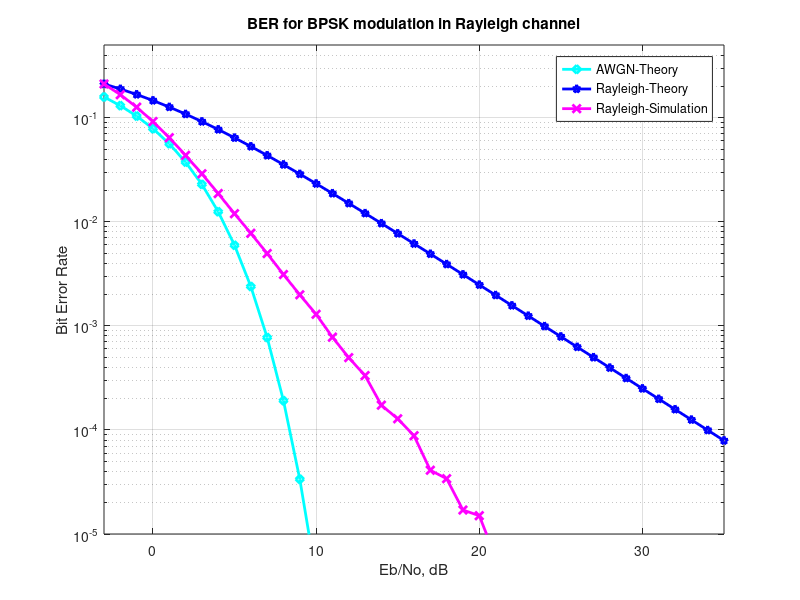

MATLAB code for this plot:
clc;
clear all;
close all;


clear
N = 10^6 % number of bits or symbols

% Transmitter
ip = rand(1,N)>0.5; % generating 0,1 with equal probability
s = 2*ip-1; % BPSK modulation 0 -> -1; 1 -> 0 

 
Eb_N0_dB = [-3:35]; % multiple Eb/N0 values

for ii = 1:length(Eb_N0_dB)
   
   n = 1/sqrt(2)*[randn(1,N) + j*randn(1,N)]; % white gaussian noise, 0dB variance 
   %h = 1/sqrt(2)*[randn(1,N) + j*randn(1,N)]; 
   x_1 = [randn(1,N) ]; 
   x_2 = [randn(1,N) ];
   h = sqrt(x_1.^2+x_2.^2);% Rayleigh channel
   % Channel and noise Noise addition
   y = h.*s + 10^(-Eb_N0_dB(ii)/10)*n; 

   % equalization
   yHat = y./h;

   % receiver - hard decision decoding
   %ipHat = real(yHat)>0;
   ipHat = real(y)>0;
   % counting the errors
   nErr(ii) = size(find([ip- ipHat]),2);

end

simBer = nErr/N; % simulated ber
theoryBerAWGN = 0.5*erfc(sqrt(10.^(Eb_N0_dB/10))); % theoretical ber
EbN0Lin = 10.^(Eb_N0_dB/10);
theoryBer = 0.5.*(1-sqrt(EbN0Lin./(EbN0Lin+1)));

% plot
close all
figure
semilogy(Eb_N0_dB,theoryBerAWGN,'cd-','LineWidth',2);
hold on
semilogy(Eb_N0_dB,theoryBer,'bp-','LineWidth',2);
semilogy(Eb_N0_dB,simBer,'mx-','LineWidth',2);
axis([-3 35 10^-5 0.5])
grid on
legend('AWGN-Theory','Rayleigh-Theory', 'Rayleigh-Simulation');
xlabel('Eb/No, dB');
ylabel('Bit Error Rate');
title('BER for BPSK modulation in Rayleigh channel');
